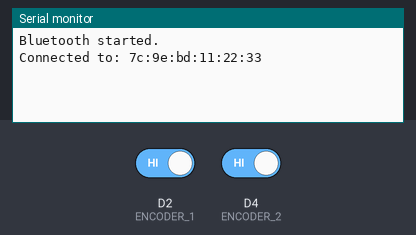
The sketch below on a simulated Arduino Nano 33 IoT. Shown: the last lines printed to the serial monitor. The test bench sets the inputs (shaded band); at power-on: D2 (ENCODER_1) HIGH, D4 (ENCODER_2) HIGH. Nothing arrives over Bluetooth unless stated; a phone connects over Bluetooth LE 3 s after start.

Above: at 3.8 s.
3.9 s: D2 (ENCODER_1) driven LOW
At 4.4 s:
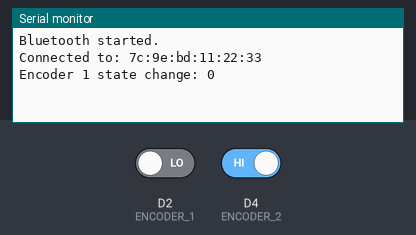
5.4 s: D4 (ENCODER_2) driven LOW
At 6.6 s:
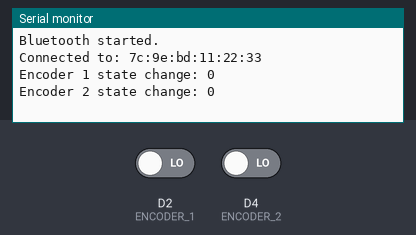
6.9 s: D2 (ENCODER_1) driven HIGH
At 7.9 s:
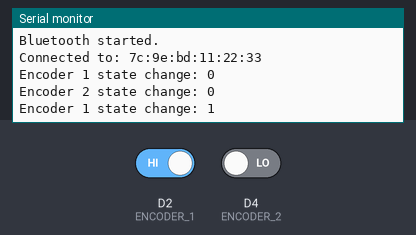
8.4 s: D4 (ENCODER_2) driven HIGH
At 9.0 s:
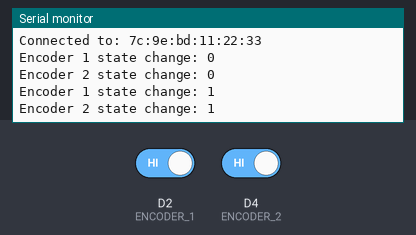

The sketch:

encoder.ino
```cpp
//Gimbal BLE Transmitter
//authored by Will Stotz for Notre Dame IrishSat, 2024

#include <ArduinoBLE.h>

#define ENCODER_1 2
#define ENCODER_2 4

BLEByteCharacteristic encoder1("fd0f3499-4289-46b1-8ee5-c7781cb46b77", BLERead);
BLEByteCharacteristic encoder2("11a6ddf2-12e4-4804-a75e-6f0185a59326", BLERead);

void setup() {
  Serial.begin(9600);
  while (!Serial);

  //setup pins
  pinMode(ENCODER_1, INPUT);
  pinMode(ENCODER_2, INPUT);

  BLE.begin();

  BLE.setLocalName("IrishSat Gimbal Encoder");

  BLEService encoderService("a3d43078-59e6-4136-b98b-66ca6fda6dd3");

  BLE.setAdvertisedService(encoderService);

  encoderService.addCharacteristic(encoder1);
  encoderService.addCharacteristic(encoder2);

  BLE.addService(encoderService);

  //encoder1.write(current1);
  //encoder2.write(current2);

  BLE.advertise();

  Serial.println("Bluetooth started.");
}

void loop() {
  BLEDevice central = BLE.central();  //connected PC
  if (central) {
    Serial.print("Connected to: ");
    Serial.println(central.address());

    bool pin1 = digitalRead(ENCODER_1);
    bool pin2 = digitalRead(ENCODER_2);
    while (central.connected()) {
      bool newPin1 = digitalRead(ENCODER_1);
      bool newPin2 = digitalRead(ENCODER_2);
      if (pin1 != newPin1) {
        encoder1.writeValue(newPin1);
        Serial.print("Encoder 1 state change: ");
        Serial.println(newPin1);
      }
      if (pin2 != newPin2) {
        encoder2.writeValue(newPin2);
        Serial.print("Encoder 2 state change: ");
        Serial.println(newPin2);
      }
      pin1 = newPin1;
      pin2 = newPin2;
    }
  }
}
```

Measured:
- after the input at 3.9 s, the serial monitor: prints a new line at once (image 1)
- after the input at 5.4 s, the serial monitor: prints a new line at once (image 2)
- after the input at 6.9 s, the serial monitor: prints a new line at once (image 3)
- after the input at 8.4 s, the serial monitor: prints a new line at once (image 4)
